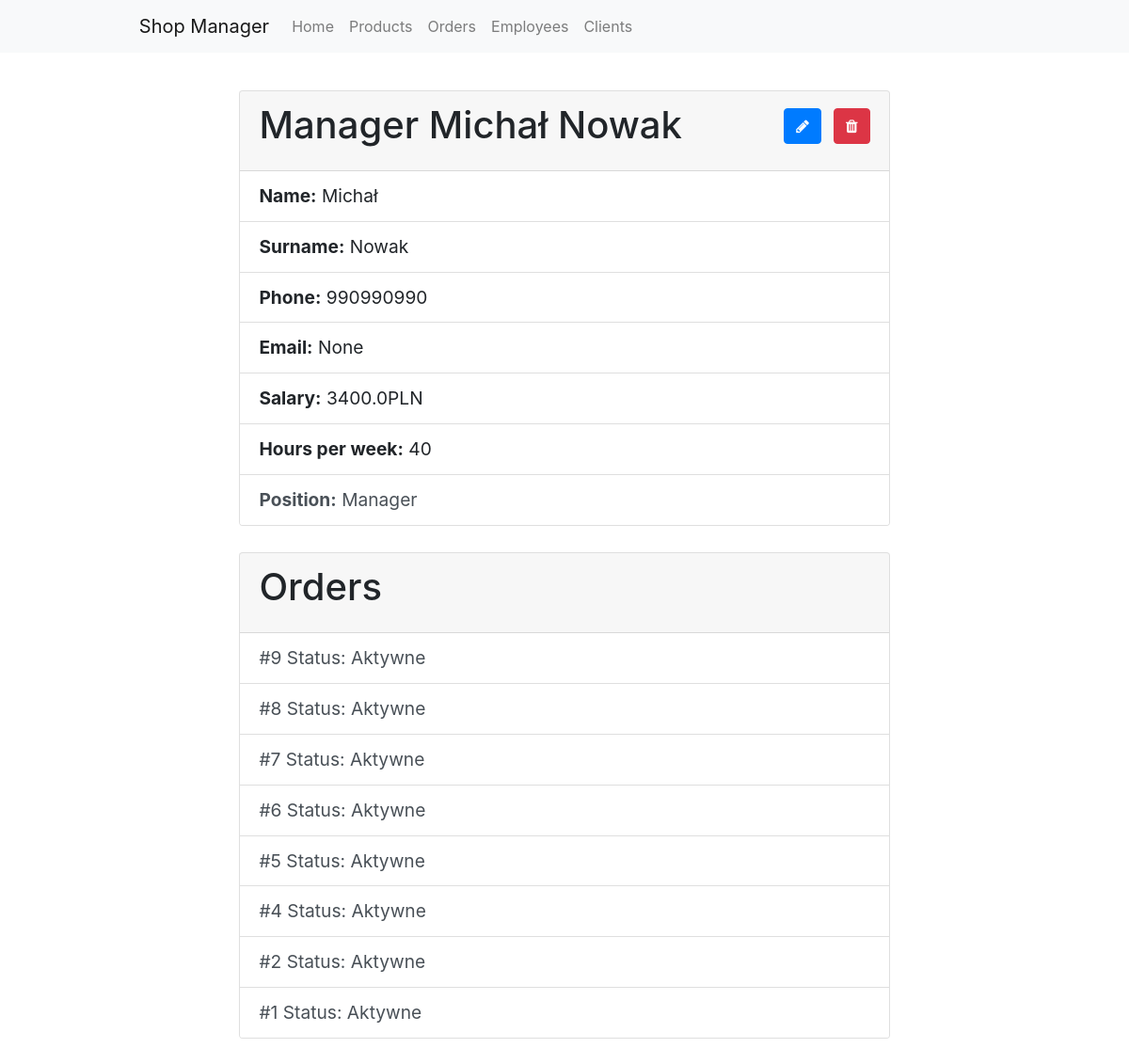
Screenshot of /employees/2/ with the database file from the repository.
### employees/models.py (models this page shows, shortened)
class Employee(models.Model):
    name = models.CharField(max_length=100, help_text="Please pass the name of the employee.")
    surname = models.CharField(max_length=100, help_text="Please pass the surname of the employee.")
    phone_number = models.CharField(max_length=9, help_text="Please pass the phone number of the employee.")
    email = models.EmailField(blank=True, null=True, help_text="Optional: Please pass the email of the employee.")
    salary = models.FloatField(validators=[MinValueValidator(0)], help_text="Please pass the salary of the employee.")
    hours_per_week = models.PositiveIntegerField(help_text="Please pass the number of hours per week of the employee.")
    position = models.ForeignKey(
        Position, on_delete=models.SET_NULL, null=True, help_text="Please choose the position for the employee")
    def __str__(self):
        return f'{self.position} {self.name} {self.surname}'
    class Meta:
        ordering = ['position', 'name', 'surname']

class Position(models.Model):
    name = models.CharField(max_length=100, help_text="Please pass the name of the position.")
    salary_min = models.FloatField(validators=[MinValueValidator(0)], help_text="Please pass the minimum wage on this position.")
    salary_max = models.FloatField(validators=[MinValueValidator(0)], help_text="Please pass the maximum wage on this position.")
    def __str__(self):
        return self.name
    class Meta:
        ordering = ['name']

### orders/models.py (models this page shows)
class Order(models.Model):
    date = models.DateField(help_text="Please pass the date in YYYY-MM-DD format.")
    status = models.CharField(max_length=100, help_text="Please pass the status of the order.")
    comment = models.TextField(max_length=1000, blank=True, null=True, help_text="Optional: Please add some comments.")
    address = models.ForeignKey(Address, on_delete=models.SET_NULL, null=True, help_text="Please choose the address.")
    client = models.ForeignKey(Client, on_delete=models.SET_NULL, null=True, help_text="Please select the client. If client do not exist define the client in Clients section.")
    employee = models.ForeignKey(
        Employee, on_delete=models.SET_NULL, null=True, help_text="Please select the employee responsible for the order.")
    def __str__(self):
        return f'#{self.id} Status: {self.status}'
    class Meta:
        ordering = ['-id']

### employees/views.py (the view)
# urls.py: path('<int:pk>/', views.EmployeeDetailView.as_view(), name='employee-detail'),
class EmployeeDetailView(generic.DetailView):
    model = Employee
    def get_context_data(self, **kwargs):
        context = super().get_context_data(**kwargs)
        context['orders'] = Order.objects.filter(
            employee__id=self.kwargs['pk'])
        return context

### employees/templates/employees/employee_detail.html
{% extends "base.html" %}
{% block content %}
    <div style="width: 90%; margin-left: 5%; font-size:1.2rem;">
        <div class="card" style="width: 80%; margin-left: 10%;">
            <div class="card-header">
              <a href="delete/" class="btn btn-danger" style="float: right; margin-top: 1%;"><span class="fa fa-trash"></span></a>
              <a href="update/" class="btn btn-primary" style="float: right; margin-right: 2%; margin-top: 1%;"><span class="fa fa-pencil"></span></a>
              <h1 class="card-title">{{ object }}</h1>
            </div>
            <ul class="list-group list-group-flush">
              <li class="list-group-item"><strong>Name:</strong> {{ object.name }}</li>
              <li class="list-group-item"><strong>Surname:</strong> {{ object.surname }}</li>
              <li class="list-group-item"><strong>Phone:</strong> {{ object.phone_number }}</li>
              <li class="list-group-item"><strong>Email:</strong> {{ object.email }}</li>
              <li class="list-group-item"><strong>Salary:</strong> {{ object.salary }}PLN</li>
              <li class="list-group-item"><strong>Hours per week:</strong> {{ object.hours_per_week }}</li>
              <a class="list-group-item list-group-item-action" href="{% url 'employees:position-detail' object.position.id %}"><strong>Position:</strong> {{ object.position }}</a>
            </ul>
        </div>
        {% if orders %}
        <br>
        <div class="card" style="width: 80%; margin-left: 10%;">
          <div class="card-header">
            <h1 class="card-title">Orders</h1>
          </div>
          <ul class="list-group list-group-flush">
            {% for order in orders %}
              <a class="list-group-item list-group-item-action" href="{% url 'orders:order-detail' order.id %}">{{ order }}</a>
            {% endfor %}
          </ul>
        </div>
        {% endif %}
        <br>
    </div>
{% endblock %}

### rows the page displays
Employee: position+name+surname "Manager Michał Nowak", name "Michał", surname "Nowak", phone_number "990990990", email "None", salary "3400.0", hours_per_week "40", position "Manager"
Order: id+status "#9 Status: Aktywne"
Order: id+status "#8 Status: Aktywne"
Order: id+status "#7 Status: Aktywne"
Order: id+status "#6 Status: Aktywne"
Order: id+status "#5 Status: Aktywne"
Order: id+status "#4 Status: Aktywne"
Order: id+status "#2 Status: Aktywne"
Order: id+status "#1 Status: Aktywne"
